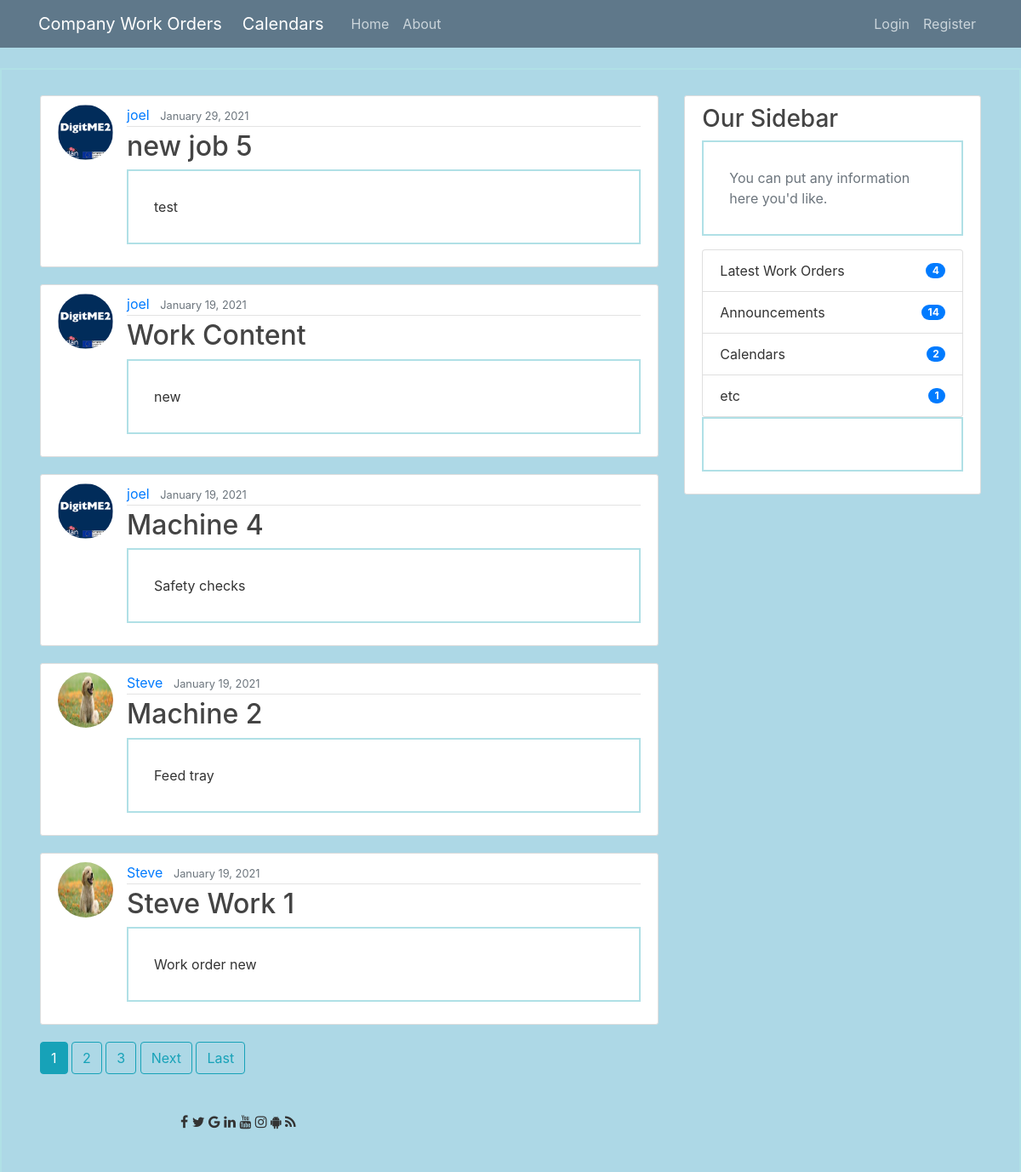
The page / on the database its author committed.
### blog/models.py (models this page shows, shortened)
class Post(models.Model):
    title = models.CharField(max_length=100)
    content = models.TextField()
    date_posted = models.DateTimeField(default=timezone.now)
    author = models.ForeignKey(User, on_delete=models.CASCADE)

### users/models.py (models this page shows, shortened)
class Profile(models.Model):
    user = models.OneToOneField(User, on_delete=models.CASCADE)
    image = models.ImageField(default='default.jpg', upload_to='profile_pics')

### blog/views.py (the view)
# urls.py: path('', PostListView.as_view(), name='blog-home'),
class PostListView(ListView):
    model = Post
    template_name = 'blog/home.html'  # <app>/<model>_<viewtype>.html
    context_object_name = 'posts'
    ordering = ['-date_posted']
    paginate_by = 5

### blog/templates/blog/home.html (shortened to what this page needs)
{% extends "blog/base.html" %}
{% block content %}
    {% for post in posts %}
        <article class="media content-section">
          <img class="rounded-circle article-img" src="{{ post.author.profile.image.url }}">
          <div class="media-body">
            <div class="article-metadata">
              <a class="mr-2" href="{% url 'user-posts' post.author.username %}">{{ post.author }}</a>
              <small class="text-muted">{{ post.date_posted|date:"F d, Y" }}</small>
            </div>
            <h2><a class="article-title" href="{% url 'post-detail' post.id %}">{{ post.title }}</a></h2>
            <p class="article-content">{{ post.content }}</p>
          </div>
        </article>
    {% endfor %}
    {% if is_paginated %}
      {% for num in page_obj.paginator.page_range %}
        {% if page_obj.number == num %}
          <a class="btn btn-info mb-4" href="?page={{ num }}">{{ num }}</a>
        {% elif num > page_obj.number|add:'-3' and num < page_obj.number|add:'3' %}
          <a class="btn btn-outline-info mb-4" href="?page={{ num }}">{{ num }}</a>
        {% endif %}
      {% endfor %}
      {% if page_obj.has_next %}
        <a class="btn btn-outline-info mb-4" href="?page={{ page_obj.next_page_number }}">Next</a>
        <a class="btn btn-outline-info mb-4" href="?page={{ page_obj.paginator.num_pages }}">Last</a>
      {% endif %}
    {% endif %}
{% endblock content %}

### blog/templates/blog/base.html (shortened to what this page needs)
{% load static %}
<!DOCTYPE html>
<html>
<head>
    <link rel="stylesheet" href="https://maxcdn.bootstrapcdn.com/bootstrap/4.0.0/css/bootstrap.min.css">
    <link rel="stylesheet" type="text/css" href="{% static 'blog/main.css' %}">
</head>
<body>
    <header class="site-header">
      <nav class="navbar navbar-expand-md navbar-dark bg-steel fixed-top">
        <div class="container">
          <a class="navbar-brand mr-4" href="{% url 'blog-home' %}">Company Work Orders</a>
          <a class="navbar-brand mr-4" href="{% url 'blog-calendar' %}">Calendars</a>
          <div class="collapse navbar-collapse" id="navbarToggle">
            <div class="navbar-nav mr-auto">
              <a class="nav-item nav-link" href="{% url 'blog-home' %}">Home</a>
              <a class="nav-item nav-link" href="{% url 'blog-about' %}">About</a>
            </div>
            <div class="navbar-nav">
              {% if user.is_authenticated %}
                <a class="nav-item nav-link" href="{% url 'post-create' %}">Submit Work Order</a>
                <a class="nav-item nav-link" href="{% url 'profile' %}">Profile</a>
                <a class="nav-item nav-link" href="{% url 'logout' %}">Logout</a>
              {% else %}
                <a class="nav-item nav-link" href="{% url 'login' %}">Login</a>
                <a class="nav-item nav-link" href="{% url 'register' %}">Register</a>
              {% endif %}
            </div>
          </div>
        </div>
      </nav>
    </header>
    <main role="main" class="container">
      <div class="row">
        <div class="col-md-8">
          {% block content %}{% endblock %}
        </div>
        <div class="col-md-4">
          <div class="content-section">
            <h3>Our Sidebar</h3>
            <p class='text-muted'>You can put any information here you'd like.
              <ul class="list-group">
                <li class="list-group-item d-flex justify-content-between align-items-center">
                  Latest Work Orders
                  <span class="badge badge-primary badge-pill">4</span>
                </li>
                <li class="list-group-item d-flex justify-content-between align-items-center">
                  Announcements
                  <span class="badge badge-primary badge-pill">14</span>
                </li>
                <li class="list-group-item d-flex justify-content-between align-items-center">
                  Calendars
                  <span class="badge badge-primary badge-pill">2</span>
                </li>
                <li class="list-group-item d-flex justify-content-between align-items-center">
                  etc
                  <span class="badge badge-primary badge-pill">1</span>
                </li>
              </ul>
            </p>
          </div>
        </div>
      </div>
    </main>
    <link rel="stylesheet" href="https://cdnjs.cloudflare.com/ajax/libs/font-awesome/4.7.0/css/font-awesome.min.css">
  <footer>
  <div class="navbar2">
    <li class="fa fa-facebook"><a href="#"></a></li>
    <li class="fa fa-twitter"><a href="#"></a></li>
    <li class="fa fa-google"><a href="#"></a></li>
    <li class="fa fa-linkedin"><a href="#"></a></li>
    <li class="fa fa-youtube"><a href="#"></a></li>
    <li class="fa fa-instagram"><a href="#"></a></li>
    <li class="fa fa-android"><a href="#"></a></li>
    <li class="fa fa-rss"><a href="#"></a></li>
  </footer>

### blog/static/main.css (style rules this page uses)
body { background: #fafafa; color: #333333; margin-top: 5rem; }
h1, h2, h3, h4, h5, h6 { color: #444444; }
ul { margin: 0; }
.bg-steel { background-color: #5f788a; }
.site-header .navbar-nav .nav-link { color: #cbd5db; }
.content-section { background: #ffffff; padding: 10px 20px; border: 1px solid #dddddd; border-radius: 3px; margin-bottom: 20px; }
.article-title { color: #444444; }
.article-content { white-space: pre-line; }
.article-img { height: 65px; width: 65px; margin-right: 16px; }
.article-metadata { padding-bottom: 1px; margin-bottom: 4px; border-bottom: 1px solid #e3e3e3 }
p { border: 2px solid powderblue; padding: 30px; }
body { background-color: lightblue; }

### blog/templates/blog/base.html (style rules this page uses)
body { padding: 70px; border: 2px solid powderblue; padding: 30px; position: relative; }
footer { border: 1px solid clear; background-color: lightblue; padding-top: 20px; padding-right: 130px; padding-bottom: 20px; padding-left: 180px; }

### rows shown on the page
Post: author.profile.image (picture), author "joel", date_posted "January 29, 2021", title "new job 5", content "test"
Post: author.profile.image (picture), author "joel", date_posted "January 19, 2021", title "Work Content", content "new"
Post: author.profile.image (picture), author "joel", date_posted "January 19, 2021", title "Machine 4", content "Safety checks"
Post: author.profile.image (picture), author "Steve", date_posted "January 19, 2021", title "Machine 2", content "Feed tray"
Post: author.profile.image (picture), author "Steve", date_posted "January 19, 2021", title "Steve Work 1", content "Work order new"

### other values the page prints
{{ num }} "1"
{{ num }} "2" "3"
